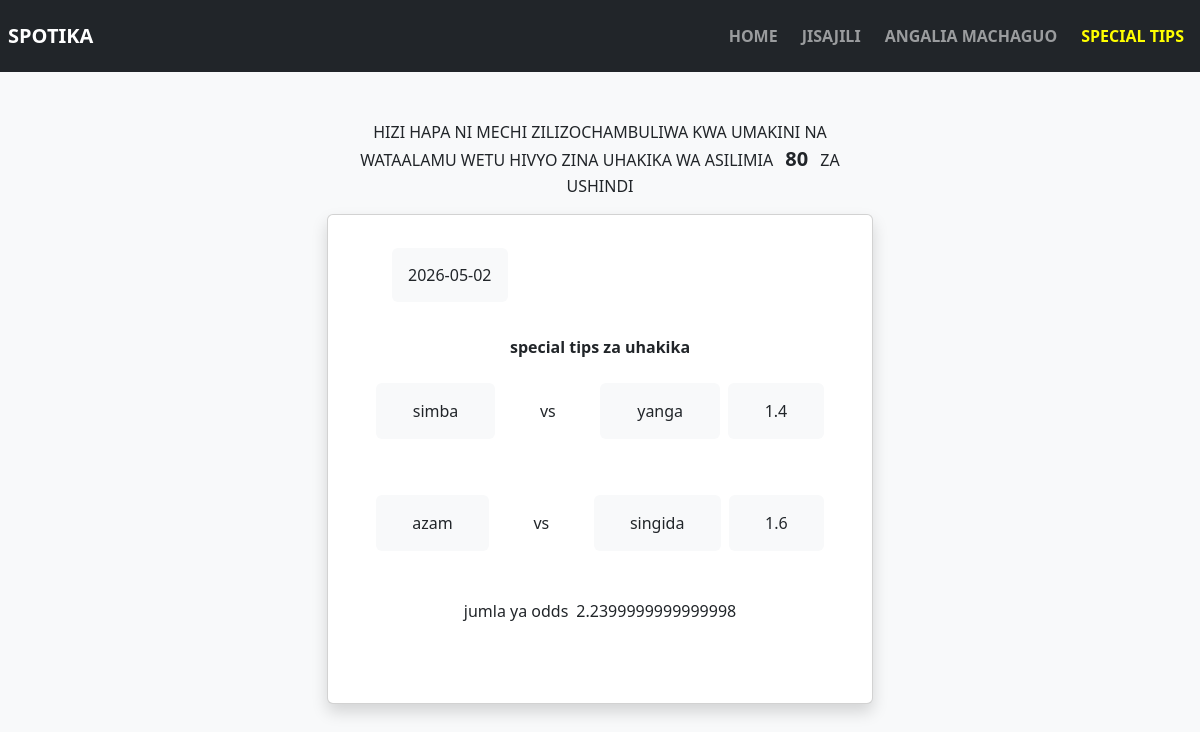
The page /spec on the database its author committed.
### energy.py (models this page shows)
class mechi(db.Model):
    id=db.Column(db.Integer,primary_key=True)
    timuA=db.Column(db.String(50),nullable=False)
    timuB=db.Column(db.String(50),nullable=False)
    aina=db.Column(db.String(50),nullable=False)
    odds=db.Column(db.Integer,nullable=False)
    status=db.Column(db.String(50))
    special=db.Column(db.String(50))
    tarehe=db.Column(db.String(50))

### energy.py (the view)
@app.route('/spec')
def spec():
   try:
    leo=datetime.now()
    format=leo.strftime("%Y-%m-%d")
    matokeo=mechi.query.filter_by(tarehe=format,special='special')
    jumla=1
    for t in matokeo:
        jumla*=t.odds
    return render_template('special.html',matokeo=matokeo, jumla=jumla)
   except:
      return redirect(url_for('home'))

### templates/special.html (shortened to what this page needs)
{% extends 'base.html' %}
{% block content %}
<body>
    <div class="container">
        <div class="row justify-content-center">
            <div class="col-12 col-md-6">
                <p class="mt-5 text-center"> HIZI HAPA NI MECHI ZILIZOCHAMBULIWA KWA UMAKINI NA WATAALAMU WETU HIVYO ZINA UHAKIKA WA ASILIMIA
                    <span class="fw-bold fs-5 p-2">80</span> ZA USHINDI
                </p>
                <div class="card text center p-5 mt-2 shadow">
                    <div class="ms-3">
                        <span class="bg-light rounded p-3">{{ matokeo[0].tarehe }}</span>
                    </div>
                    <div class="d-flex justify-content-center">
                        <p class="mt-5 fw-bold">special tips za uhakika</p>
                    </div>
                    {% for t in matokeo %}
                    <div class="d-flex align-items-center  gap-2 mt-2">
                        <p class="p-3 mb-5 bg-light flex-fill rounded text-center"> {{ t.timuA }} </p>
                        <p class="p-3 flex-fill  mb-5 text-center"> vs </p>
                        <p class="p-3 mb-5 bg-light flex-fill rounded text-center"> {{ t.timuB }} </p>
                        <p class="p-3 bg-light mb-5 flex-fill rounded text-center">{{ t.odds }}</p>
                    </div>
                    {% endfor %}
                    <div class="d-flex justify-content-center">
                        <p>jumla ya odds<span class="p-1 fw-bold"></span>{{ jumla }}</p>
                    </div>
                </div>
            </div>
        </div>
    </div>
</body>
{% endblock %}

### rows shown on the page
mechi: tarehe "2026-05-02", timuA "simba", timuB "yanga", odds "1.4"
mechi: timuA "azam", timuB "singida", odds "1.6"

### other values the page prints
{{ jumla }} "2.2399999999999998"
